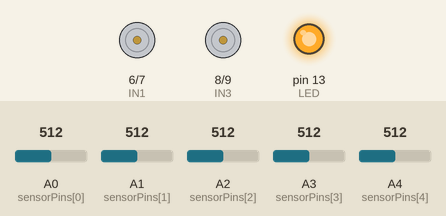
A sketch run on a simulated Arduino Uno, built with avr-gcc and run on an emulated ATmega328P. Parts: motor-driver pin pairs drawn as motors (green arrow = first pin HIGH = forward, orange = second pin HIGH = backward, longer = more drive, scaled by the enable pin), output pins drawn as LEDs (lit = HIGH). Inputs (shaded band) come from the test bench; at power-on: A0 (sensorPins[0]) = 512, A1 (sensorPins[1]) = 512, A2 (sensorPins[2]) = 512, A3 (sensorPins[3]) = 512, A4 (sensorPins[4]) = 512.

Above: at 0.1 s.
At 3.1 s:
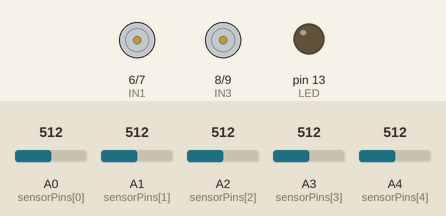
At 4.1 s:
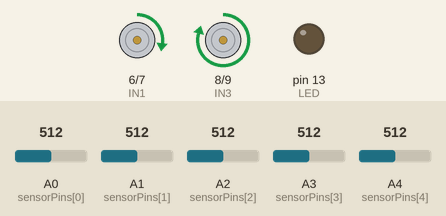
Timing chart, 0 to 5.6 s (numbered marks = the images above):
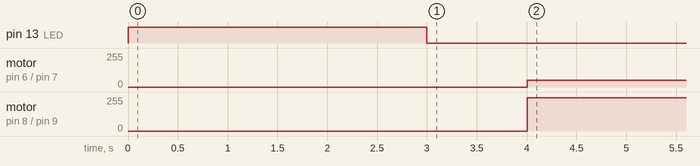

Measured:
- by itself, motor on pin 6 (IN1) / pin 7 (IN2): stopped → forward 50/255 at 4.0 s
- by itself, motor on pin 8 (IN3) / pin 9 (IN4): stopped → forward 250/255 at 4.0 s

The sketch:

LineFollowerPID.ino
```cpp
/*
  Line Follower with PID  (Arduino Uno/Nano + 5-channel analog IR array + L298N)

  1. Power on. The LED lights for 3 s: slide the sensor array back and forth across the line
     so every sensor sees both the line and the floor (calibration).
  2. Robot then follows the line using a PID controller on the weighted line position.

  Tuning order: set Ki = Kd = 0, raise Kp until it follows but wobbles,
  add Kd to damp the wobble, add a tiny Ki only if it drifts on long curves.
*/

// ---------- Pins ----------
const uint8_t NUM_SENSORS = 5;
const uint8_t sensorPins[NUM_SENSORS] = {A0, A1, A2, A3, A4};   // left -> right

const uint8_t ENA = 5, IN1 = 6, IN2 = 7;      // left motor
const uint8_t IN3 = 8, IN4 = 9, ENB = 10;     // right motor
const uint8_t LED = 13;

// ---------- Settings ----------
const bool SENSOR_HIGH_ON_LINE = false;   // true if the reading goes UP over the line
const int  BASE_SPEED = 150;              // 0..255
const int  MAX_SPEED  = 255;
const int  LOOP_MS    = 5;

float Kp = 0.05;     // error is -2000..2000, so 0.05 -> up to +-100 PWM
float Ki = 0.0;
float Kd = 0.25;
const float INTEGRAL_LIMIT = 3000;

int sMin[NUM_SENSORS], sMax[NUM_SENSORS];
int lastPosition = 0;
float integral = 0;
int lastError = 0;

void setMotor(uint8_t en, uint8_t inA, uint8_t inB, int speed) {
  speed = constrain(speed, -MAX_SPEED, MAX_SPEED);
  digitalWrite(inA, speed > 0);
  digitalWrite(inB, speed < 0);
  analogWrite(en, abs(speed));
}

void drive(int left, int right) {
  setMotor(ENA, IN1, IN2, left);
  setMotor(ENB, IN3, IN4, right);
}

void calibrate() {
  for (uint8_t i = 0; i < NUM_SENSORS; i++) { sMin[i] = 1023; sMax[i] = 0; }
  digitalWrite(LED, HIGH);
  unsigned long start = millis();
  while (millis() - start < 3000) {
    for (uint8_t i = 0; i < NUM_SENSORS; i++) {
      int v = analogRead(sensorPins[i]);
      if (v < sMin[i]) sMin[i] = v;
      if (v > sMax[i]) sMax[i] = v;
    }
  }
  digitalWrite(LED, LOW);
}

// Returns -2000 (line far left) .. +2000 (line far right); 0 = centred.
int readPosition() {
  long weighted = 0, sum = 0;
  for (uint8_t i = 0; i < NUM_SENSORS; i++) {
    int raw = analogRead(sensorPins[i]);
    int norm = 0;
    if (sMax[i] - sMin[i] > 20) {
      norm = constrain(map(raw, sMin[i], sMax[i], 0, 1000), 0, 1000);
    }
    if (!SENSOR_HIGH_ON_LINE) norm = 1000 - norm;   // make 1000 = "on the line"
    if (sMax[i] - sMin[i] <= 20) norm = 0;          // dead / uncalibrated sensor
    weighted += (long)norm * ((long)i * 1000 - 2000);
    sum      += norm;
  }
  if (sum < 200) {                                  // line lost: keep turning the last way
    return lastPosition > 0 ? 2000 : -2000;
  }
  lastPosition = weighted / sum;
  return lastPosition;
}

void setup() {
  pinMode(ENA, OUTPUT); pinMode(ENB, OUTPUT);
  pinMode(IN1, OUTPUT); pinMode(IN2, OUTPUT);
  pinMode(IN3, OUTPUT); pinMode(IN4, OUTPUT);
  pinMode(LED, OUTPUT);
  drive(0, 0);
  Serial.begin(115200);
  calibrate();
  delay(1000);
}

void loop() {
  static unsigned long lastRun = 0;
  if (millis() - lastRun < LOOP_MS) return;
  lastRun = millis();

  int error = readPosition();               // setpoint = 0 (line centred)
  integral = constrain(integral + error, -INTEGRAL_LIMIT, INTEGRAL_LIMIT);
  int derivative = error - lastError;
  lastError = error;

  float correction = Kp * error + Ki * integral + Kd * derivative;

  // positive error = line on the right -> steer right (left wheel faster)
  int leftSpeed  = BASE_SPEED + (int)correction;
  int rightSpeed = BASE_SPEED - (int)correction;
  drive(leftSpeed, rightSpeed);

  // Uncomment while tuning:
  // Serial.print(error); Serial.print('\t'); Serial.println(correction);
}
```
